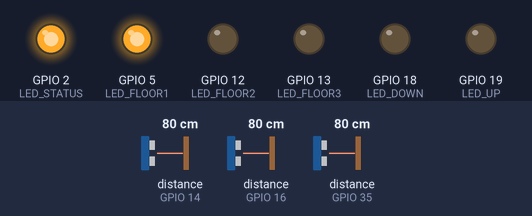
Recording of a sketch running on a simulated ESP32. Parts: output pins drawn as LEDs (lit = HIGH). Wiring (inferred from the names in the program): 3 × ultrasonic range finder: trigger GPIO 17, echo GPIO 16 / trigger GPIO 27, echo GPIO 14 / trigger GPIO 32, echo GPIO 35. Dashed ring = blinking. The test bench sets the inputs (shaded band); at power-on: distance to the obstacle (sensors on GPIO 14, GPIO 16, GPIO 35) 80 cm. The echo pulse lasts 58.3 µs per cm; WiFi joins after 1.5 s; servers stay silent unless stated; I2S audio is not simulated (input reads silence); pins used as bus, display or sensor lines are not drawn; what the sketch prints to the serial monitor is not drawn.

Above: at 4.2 s.
4.3 s: distance to the obstacle (sensor on GPIO 14) set to 8 cm
6.5 s: distance to the obstacle (sensor on GPIO 14) set to 5 cm
At 7.97 s:
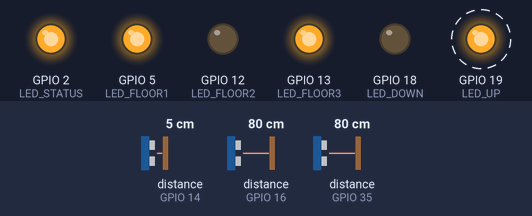
9.5 s: distance to the obstacle (sensor on GPIO 16) set to 8 cm
At 9.92 s:
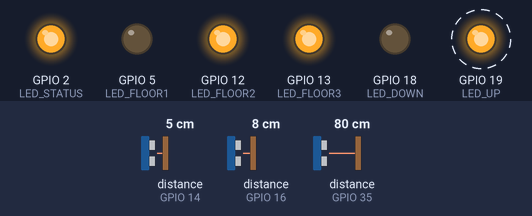
12.5 s: distance to the obstacle (sensor on GPIO 16) set to 5 cm
At 13.3 s:
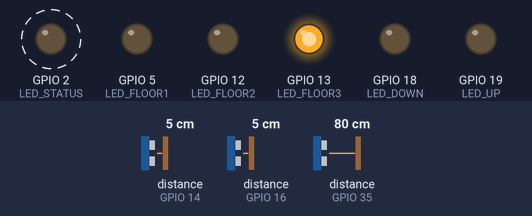
15.5 s: distance to the obstacle (sensor on GPIO 14) set to 9 cm
At 17.0 s:
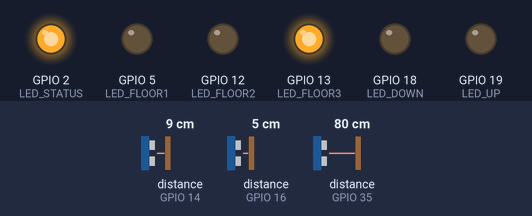
18.5 s: distance to the obstacle (sensor on GPIO 35) set to 251 cm
21.5 s: distance to the obstacle (sensor on GPIO 35) set to 260 cm
Timing chart, 0 to 41.7 s (numbered marks = the images above; inputs shaded):
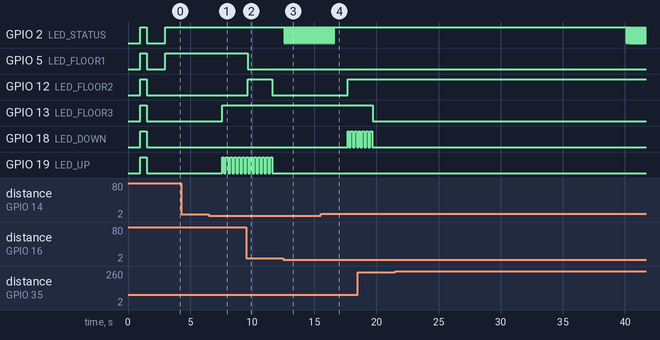

Measured:
- the behaviour switches between 7 and 6 cm on distance to the obstacle (sensor on GPIO 14) (found by bisection; images 0 and 1)
- the behaviour switches between 7 and 6 cm on distance to the obstacle (sensor on GPIO 16) (found by bisection; images 2 and 3)
- after the input at 4.3 s, every drawn part: stays the same
- after the input at 6.5 s, GPIO 13 (LED_FLOOR3): LOW → HIGH after 1.1 s; GPIO 19 (LED_UP): alternates HIGH for 0.16 s and LOW for 0.16 s, starting after 1.1 s
- after the input at 12.5 s, GPIO 2 (LED_STATUS): alternates HIGH for 0.06 s and LOW for 0.06 s, starting after 0.07 s
- after the input at 15.5 s, GPIO 2 (LED_STATUS): goes on until 16.6 s, then stays HIGH; GPIO 12 (LED_FLOOR2): LOW → HIGH after 2.2 s; GPIO 18 (LED_DOWN): LOW → HIGH after 2.2 s, then repeats every 0.32 s: LOW 0.16 s, HIGH 0.16 s
- after the input at 21.5 s, GPIO 2 (LED_STATUS): alternates HIGH for 0.06 s and LOW for 0.06 s, starting after 18.6 s

The sketch:

esp32_elevator_simulator.ino
```cpp
/*
 * ESP32 Elevator Simulator - Final Unified Version
 * ====================================================
 * Whisper STT API + Anti-Conflict Hover Sensor Logic.
 * Sensor detection window strictly set to 1cm - 5cm.
 */

#include <WiFi.h>
#include <HTTPClient.h>
#include <ArduinoJson.h>
#include <driver/i2s.h>
#include <freertos/FreeRTOS.h>
#include <freertos/task.h>
#include <freertos/queue.h>

// ==================== CONFIGURATION ====================
const char* WIFI_SSID       = "potatoserver";
const char* WIFI_PASSWORD   = "12345678";

// Ensure this IP matches your laptop's current hotspot IP!
const char* SPEECH_API_URL  = "http:// <enter ur respective IP> :8080/api/speech";
const char* COMMAND_API_URL = "http:// <enter ur respective IP> :8080/api/command";

// ==================== PIN DEFINITIONS ====================
#define SENSOR1_TRIG  32
#define SENSOR1_ECHO  35
#define SENSOR2_TRIG  17
#define SENSOR2_ECHO  16
#define SENSOR3_TRIG  27
#define SENSOR3_ECHO  14

#define I2S_WS   25
#define I2S_SCK  26
#define I2S_SD   33

#define LED_FLOOR1  5
#define LED_FLOOR2  12
#define LED_FLOOR3  13
#define LED_UP      19
#define LED_DOWN    18
#define LED_STATUS  2

// ==================== CONSTANTS ====================
// Fixed Sensor Window as requested
#define SENSOR_MIN_DIST_CM        1
#define SENSOR_MAX_DIST_CM        5
#define HOVER_TIME             1000   // 1 sec hover to trigger
#define CONFLICT_BLINK_TIME    2000   // 2s warning blink

#define FLOOR_TRAVEL_TIME_MS   2000
#define FLOOR_DOOR_TIME_MS     3000
#define API_TIMEOUT_MS        30000
#define WIFI_RECONNECT_MS     10000

// I2S Configuration
#define I2S_PORT           I2S_NUM_0
#define I2S_BUFFER_SAMPLES      256
#define AUDIO_SAMPLE_RATE     16000
#define AUDIO_CAPTURE_SEC         2
#define AUDIO_BUF_SAMPLES  (AUDIO_SAMPLE_RATE * AUDIO_CAPTURE_SEC)

#define WAKE_ENERGY_THRESH      800
#define WAKE_MIN_MS             150
#define WAKE_MAX_MS            1000
#define WAKE_GAP_MS             200
#define WAKE_COOLDOWN_MS       2000

#define CMD_SILENCE_MS         1500
#define CMD_MIN_MS              200
#define CMD_MAX_MS             4000
#define VAD_FRAME_SAMPLES       160

// ==================== ENUMS ====================
enum LiftState  { LIFT_IDLE, LIFT_MOVING_UP, LIFT_MOVING_DOWN, LIFT_ARRIVED };
enum Direction  { DIRECTION_NONE, DIRECTION_UP, DIRECTION_DOWN };

// ==================== GLOBALS ====================
volatile LiftState currentLiftState = LIFT_IDLE;
volatile int       currentFloor     = 1;
volatile Direction currentDirection = DIRECTION_NONE;

QueueHandle_t      floorQueue;
bool               activeRequests[3] = {false, false, false}; // LED tracking

// Advanced Sensor Globals
bool conflictActive = false;
unsigned long conflictEnd = 0;
int activeSensor = -1;
unsigned long hoverStart = 0;
bool sensorLocked[3] = {false, false, false};

// System Globals
bool     isRecording      = false;
int16_t* audioBuffer      = nullptr;
size_t   audioBufferCount = 0;
bool          wifiConnected = false;
unsigned long lastWifiCheck = 0;

// ==================== SETUP ====================
void setup() {
  Serial.begin(115200);
  delay(1000);

  Serial.println("\n========================================");
  Serial.println("  ESP32 Elevator - Final Unified v5.0  ");
  Serial.println("========================================");

  floorQueue = xQueueCreate(10, sizeof(int));

  size_t bufBytes = AUDIO_BUF_SAMPLES * sizeof(int16_t);
  if (psramFound()) { audioBuffer = (int16_t*)ps_malloc(bufBytes); }
  else { audioBuffer = (int16_t*)malloc(bufBytes); }

  if (!audioBuffer) {
    Serial.println("FATAL: audio buffer alloc failed!");
    while (true) delay(1000);
  }

  // Explicit pin assignment to prevent hardware mapping bugs
  pinMode(SENSOR1_TRIG, OUTPUT); pinMode(SENSOR1_ECHO, INPUT);
  pinMode(SENSOR2_TRIG, OUTPUT); pinMode(SENSOR2_ECHO, INPUT);
  pinMode(SENSOR3_TRIG, OUTPUT); pinMode(SENSOR3_ECHO, INPUT);

  int allLeds[] = {LED_FLOOR1, LED_FLOOR2, LED_FLOOR3, LED_UP, LED_DOWN, LED_STATUS};
  for (int pin : allLeds) { pinMode(pin, OUTPUT); digitalWrite(pin, HIGH); }
  delay(500);
  for (int pin : allLeds) { digitalWrite(pin, LOW); }

  currentFloor = 1;
  currentLiftState = LIFT_IDLE;

  // I2S Setup
  i2s_config_t cfg = {
    .mode                 = (i2s_mode_t)(I2S_MODE_MASTER | I2S_MODE_RX),
    .sample_rate          = AUDIO_SAMPLE_RATE,
    .bits_per_sample      = I2S_BITS_PER_SAMPLE_16BIT,
    .channel_format       = I2S_CHANNEL_FMT_ONLY_LEFT,
    .communication_format = I2S_COMM_FORMAT_STAND_I2S,
    .intr_alloc_flags     = ESP_INTR_FLAG_LEVEL1,
    .dma_buf_count        = 8,
    .dma_buf_len          = I2S_BUFFER_SAMPLES,
    .use_apll             = false,
    .tx_desc_auto_clear   = false,
    .fixed_mclk           = 0
  };
  i2s_pin_config_t pins = {
    .bck_io_num = I2S_SCK, .ws_io_num = I2S_WS, .data_out_num = I2S_PIN_NO_CHANGE, .data_in_num = I2S_SD
  };
  i2s_driver_install(I2S_PORT, &cfg, 0, NULL);
  i2s_set_pin(I2S_PORT, &pins);

  // WiFi Setup
  WiFi.mode(WIFI_STA);
  WiFi.begin(WIFI_SSID, WIFI_PASSWORD);
  Serial.print("Connecting to WiFi");
  int attempts = 0;
  while (WiFi.status() != WL_CONNECTED && attempts < 15) {
    delay(500); Serial.print("."); attempts++;
  }
  Serial.println();
  if (WiFi.status() == WL_CONNECTED) {
    wifiConnected = true;
    Serial.printf("WiFi connected! IP: %s\n", WiFi.localIP().toString().c_str());
  }

  // Create Tasks
  xTaskCreatePinnedToCore(audioTask,  "AudioTask",  8192, NULL, 2, NULL, 1);
  xTaskCreatePinnedToCore(sensorTask, "SensorTask", 4096, NULL, 2, NULL, 0);
  xTaskCreatePinnedToCore(liftTask,   "LiftTask",   4096, NULL, 3, NULL, 0);

  Serial.println("Tasks started. Say 'arise' to activate mic.\n");
}

// ==================== ADVANCED SENSOR LOGIC ====================
int getDistance(int trigPin, int echoPin) {
  digitalWrite(trigPin, LOW);  delayMicroseconds(2);
  digitalWrite(trigPin, HIGH); delayMicroseconds(10);
  digitalWrite(trigPin, LOW);
  long dur = pulseIn(echoPin, HIGH, 30000);
  if (dur == 0) return 999;
  return (int)(dur * 0.034 / 2.0);
}

void processFloorRequest(int floor) {
  if (floor < 1 || floor > 3) return;
  if (floor == currentFloor && currentLiftState == LIFT_IDLE) return;
  if (activeRequests[floor - 1]) return;

  activeRequests[floor - 1] = true;
  int f = floor;
  xQueueSend(floorQueue, &f, portMAX_DELAY);
  Serial.printf("[LIFT] Floor %d request queued\n", floor);
}

void readUltrasonicSensors() {
  if (conflictActive) {
    if (millis() >= conflictEnd) {
      conflictActive = false;
      Serial.println("Conflict cleared, ready again");
    }
    return;
  }

  const int trigs[3] = {SENSOR1_TRIG, SENSOR2_TRIG, SENSOR3_TRIG};
  const int echos[3] = {SENSOR1_ECHO, SENSOR2_ECHO, SENSOR3_ECHO};
  int distances[3];
  int activeCount = 0;

  for (int i = 0; i < 3; i++) {
    distances[i] = getDistance(trigs[i], echos[i]);
    // Uses the strictly requested 1 to 5cm window
    if (distances[i] >= SENSOR_MIN_DIST_CM && distances[i] <= SENSOR_MAX_DIST_CM) {
      activeCount++;
    }
  }

  if (activeCount > 1) {
    Serial.println("⚠️ Conflict: Multiple sensors detected! Rejecting input.");
    conflictActive = true;
    conflictEnd = millis() + CONFLICT_BLINK_TIME;
    return;
  }

  for (int i = 0; i < 3; i++) {
    if (sensorLocked[i] && (distances[i] < SENSOR_MIN_DIST_CM || distances[i] > SENSOR_MAX_DIST_CM)) {
      sensorLocked[i] = false;
    }
  }

  int closest = -1;
  int minDist = 999;
  for (int i = 0; i < 3; i++) {
    bool detected = (distances[i] >= SENSOR_MIN_DIST_CM && distances[i] <= SENSOR_MAX_DIST_CM);
    if (!sensorLocked[i] && detected && distances[i] < minDist) {
      minDist = distances[i];
      closest = i;
    }
  }

  if (closest == -1) {
    activeSensor = -1;
    hoverStart = 0;
    return;
  }

  if (activeSensor != closest) {
    activeSensor = closest;
    hoverStart = millis();
  }

  if (millis() - hoverStart >= HOVER_TIME) {
    int targetFloor = closest + 1;
    sensorLocked[closest] = true;
    Serial.printf("✅ Floor %d selected (ultrasonic) - Distance: %d cm\n", targetFloor, minDist);
    processFloorRequest(targetFloor);
  }
}

// ==================== LIFT & LED LOGIC ====================
void liftStateMachine() {
  static unsigned long stateStartTime = 0;
  static int targetFloor = 0;

  switch (currentLiftState) {
    case LIFT_IDLE:
      if (uxQueueMessagesWaiting(floorQueue) > 0) {
        xQueueReceive(floorQueue, &targetFloor, portMAX_DELAY);
        if (targetFloor > currentFloor) {
          currentLiftState = LIFT_MOVING_UP;
          currentDirection = DIRECTION_UP;
        } else if (targetFloor < currentFloor) {
          currentLiftState = LIFT_MOVING_DOWN;
          currentDirection = DIRECTION_DOWN;
        }
        stateStartTime = millis();
      }
      break;

    case LIFT_MOVING_UP:
    case LIFT_MOVING_DOWN:
      if (millis() - stateStartTime >= FLOOR_TRAVEL_TIME_MS) {
        currentFloor += (currentLiftState == LIFT_MOVING_UP) ? 1 : -1;

        if (currentFloor == targetFloor) {
          currentLiftState = LIFT_ARRIVED;
          currentDirection = DIRECTION_NONE;
          activeRequests[currentFloor - 1] = false;
          Serial.printf("[LIFT] Arrived at Floor %d\n", currentFloor);
        }
        stateStartTime = millis();
      }
      break;

    case LIFT_ARRIVED:
      if (millis() - stateStartTime >= FLOOR_DOOR_TIME_MS) {
        currentLiftState = LIFT_IDLE;
      }
      break;
  }
}

void updateLiftLEDs() {
  unsigned long now = millis();

  // Status LED: Fast blink on conflict, solid when recording/wifi
  if (conflictActive) {
    static unsigned long lastConflictBlink = 0;
    if (now - lastConflictBlink >= 50) {
      lastConflictBlink = now;
      digitalWrite(LED_STATUS, !digitalRead(LED_STATUS));
    }
  } else {
    digitalWrite(LED_STATUS, isRecording ? HIGH : (wifiConnected ? HIGH : LOW));
  }

  // Floor LEDs: On if we are at the floor OR it is requested
  digitalWrite(LED_FLOOR1, (currentFloor == 1 || activeRequests[0]) ? HIGH : LOW);
  digitalWrite(LED_FLOOR2, (currentFloor == 2 || activeRequests[1]) ? HIGH : LOW);
  digitalWrite(LED_FLOOR3, (currentFloor == 3 || activeRequests[2]) ? HIGH : LOW);

  // Direction LEDs: Blink when moving
  static bool dirBlinkState = false;
  static unsigned long lastDirBlink = 0;

  if (now - lastDirBlink >= 150) {
     dirBlinkState = !dirBlinkState;
     lastDirBlink = now;
  }

  if (currentLiftState == LIFT_IDLE || currentLiftState == LIFT_ARRIVED) {
     digitalWrite(LED_UP, LOW); digitalWrite(LED_DOWN, LOW);
  } else if (currentLiftState == LIFT_MOVING_UP) {
     digitalWrite(LED_UP, dirBlinkState); digitalWrite(LED_DOWN, LOW);
  } else if (currentLiftState == LIFT_MOVING_DOWN) {
     digitalWrite(LED_UP, LOW); digitalWrite(LED_DOWN, dirBlinkState);
  }
}

// ==================== VOICE & HTTP ====================
void processVoiceCommand(const char* text) {
  String cmd = String(text);
  cmd.toLowerCase();

  // Send data to python server
  HTTPClient http;
  http.begin(COMMAND_API_URL);
  http.addHeader("Content-Type", "application/json");
  StaticJsonDocument<256> doc;

  if (cmd.indexOf("floor 1") >= 0 || cmd.indexOf("first") >= 0 || cmd.indexOf("ground") >= 0) {
    processFloorRequest(1); doc["command"] = "floor_1";
  } else if (cmd.indexOf("floor 2") >= 0 || cmd.indexOf("second") >= 0) {
    processFloorRequest(2); doc["command"] = "floor_2";
  } else if (cmd.indexOf("floor 3") >= 0 || cmd.indexOf("third") >= 0 || cmd.indexOf("top") >= 0) {
    processFloorRequest(3); doc["command"] = "floor_3";
  }

  doc["currentFloor"] = currentFloor;
  String body; serializeJson(doc, body);
  if (wifiConnected) http.POST(body);
}

void parseSpeechResponse(const String& response) {
  StaticJsonDocument<512> doc;
  if (!deserializeJson(doc, response)) {
    const char* status = doc["status"];
    const char* text   = doc["text"];
    if (status && strcmp(status, "success") == 0 && text && strlen(text) > 0) {
      Serial.printf("\n>>> Whisper heard: \"%s\" <<<\n\n", text);
      processVoiceCommand(text);
    }
  }
}

bool sendAudioToServer() {
  if (!wifiConnected) return false;
  uint32_t dataSize = audioBufferCount * sizeof(int16_t);
  uint32_t fileSize = dataSize + 36;
  size_t totalSize = 44 + dataSize;
  uint8_t* wavData = (uint8_t*)(psramFound() ? ps_malloc(totalSize) : malloc(totalSize));

  uint8_t hdr[44] = {
    'R','I','F','F', (uint8_t)fileSize,(uint8_t)(fileSize>>8),(uint8_t)(fileSize>>16),(uint8_t)(fileSize>>24),
    'W','A','V','E','f','m','t',' ', 16,0,0,0, 1,0, 1,0,
    (uint8_t)AUDIO_SAMPLE_RATE,(uint8_t)(AUDIO_SAMPLE_RATE>>8),0,0,
    (uint8_t)(AUDIO_SAMPLE_RATE*2),(uint8_t)((AUDIO_SAMPLE_RATE*2)>>8),0,0, 2,0, 16,0,
    'd','a','t','a', (uint8_t)dataSize,(uint8_t)(dataSize>>8),(uint8_t)(dataSize>>16),(uint8_t)(dataSize>>24)
  };
  memcpy(wavData, hdr, 44);
  memcpy(wavData + 44, audioBuffer, dataSize);

  HTTPClient http;
  http.begin(SPEECH_API_URL);
  http.addHeader("Content-Type", "audio/wav");
  int code = http.POST(wavData, totalSize);
  free(wavData);
  if (code > 0) { parseSpeechResponse(http.getString()); return true; }
  return false;
}

// ==================== FREERTOS TASKS ====================
void audioTask(void* parameter) {
  Serial.println("[MIC] Audio task started - say 'arise' to activate");
  enum AudioState { IDLE, WAKE_HOLD, RECORDING, SENDING };
  AudioState state = IDLE;
  int16_t frame[VAD_FRAME_SAMPLES];

  unsigned long burstStartMs   = 0;
  unsigned long lastVoicedMs   = 0;
  unsigned long recordStartMs  = 0;
  unsigned long lastWakeMs     = 0;
  unsigned long lastPrintMs    = 0;
  unsigned long lastRecPrintMs = 0;

  while (1) {
    size_t bytesRead = 0;
    // Proper 20ms FreeRTOS tick delay to prevent task starvation
    i2s_read(I2S_PORT, frame, VAD_FRAME_SAMPLES * sizeof(int16_t), &bytesRead, 20 / portTICK_PERIOD_MS);
    int n = bytesRead / sizeof(int16_t);
    if (n <= 0) { vTaskDelay(5 / portTICK_PERIOD_MS); continue; }

    int64_t sum = 0;
    for (int i = 0; i < n; i++) sum += (int64_t)frame[i] * frame[i];
    int32_t rms = (int32_t)sqrt((double)sum / n);
    bool voiced = (rms > WAKE_ENERGY_THRESH);
    unsigned long now = millis();

    switch (state) {
      case IDLE:
        // Print energy bar every 500ms so you can see mic is alive
        if (now - lastPrintMs > 500) {
          lastPrintMs = now;
          int bars = min((int)(rms / 80), 25);
          char bar[27] = {0};
          for (int b = 0; b < bars; b++) bar[b] = '|';
          const char* hint = (rms > WAKE_ENERGY_THRESH * 0.5 && rms < WAKE_ENERGY_THRESH) ? " <- louder" : "";
          Serial.printf("[MIC] Listening  rms=%-5d [%-25s]%s\n", rms, bar, hint);
        }

        if (voiced && (now - lastWakeMs > WAKE_COOLDOWN_MS)) {
          burstStartMs = lastVoicedMs = now; state = WAKE_HOLD;
        }
        break;

      case WAKE_HOLD:
        if (voiced) lastVoicedMs = now;
        if (now - lastVoicedMs > WAKE_GAP_MS) {
          unsigned long burstLen = lastVoicedMs - burstStartMs;
          if (burstLen >= WAKE_MIN_MS && burstLen <= WAKE_MAX_MS) {
            Serial.println("\n[MIC] 'arise' detected! Speak command...");
            audioBufferCount = 0; isRecording = true;
            recordStartMs = lastVoicedMs = lastWakeMs = lastRecPrintMs = now;
            state = RECORDING;
          } else { state = IDLE; }
        }
        break;

      case RECORDING:
        {
          int canStore = min((size_t)n, (size_t)(AUDIO_BUF_SAMPLES - audioBufferCount));
          if (canStore > 0) {
            memcpy(audioBuffer + audioBufferCount, frame, canStore * sizeof(int16_t));
            audioBufferCount += canStore;
          }
          if (voiced) lastVoicedMs = now;
          unsigned long elapsed = now - recordStartMs;

          // Print recording progress
          if (now - lastRecPrintMs > 400) {
            lastRecPrintMs = now;
            int bars = min((int)(rms / 80), 25);
            char bar[27] = {0};
            for (int b = 0; b < bars; b++) bar[b] = '|';
            Serial.printf("[MIC] Recording %4lums  rms=%-5d [%-25s]\n", elapsed, rms, bar);
          }

          if ((now - lastVoicedMs >= CMD_SILENCE_MS && elapsed >= CMD_MIN_MS) ||
              elapsed >= CMD_MAX_MS || audioBufferCount >= AUDIO_BUF_SAMPLES - 1) {
            isRecording = false;
            Serial.println("[MIC] Sending to Whisper...");
            state = SENDING;
          }
        }
        break;

      case SENDING:
        if (audioBufferCount > (size_t)(AUDIO_SAMPLE_RATE * CMD_MIN_MS / 1000)) sendAudioToServer();
        audioBufferCount = 0;
        state = IDLE;
        break;
    }
    vTaskDelay(1 / portTICK_PERIOD_MS);
  }
}

void sensorTask(void* parameter) {
  while (1) {
    readUltrasonicSensors();
    vTaskDelay(50 / portTICK_PERIOD_MS);
  }
}

void liftTask(void* parameter) {
  while (1) {
    liftStateMachine();
    updateLiftLEDs();
    vTaskDelay(20 / portTICK_PERIOD_MS);
  }
}

// ==================== MAIN LOOP (FIXED WIFI LOGIC) ====================
void loop() {
  if (millis() - lastWifiCheck >= WIFI_RECONNECT_MS) {
    lastWifiCheck = millis();
    if (WiFi.status() != WL_CONNECTED) {
      Serial.println("WiFi lost - reconnecting...");
      wifiConnected = false;

      // Explicitly disconnect and reset mode before begin() to prevent crash
      WiFi.disconnect(true);
      delay(500);
      WiFi.mode(WIFI_STA);
      delay(100);

      WiFi.begin(WIFI_SSID, WIFI_PASSWORD);

      int attempts = 0;
      while (WiFi.status() != WL_CONNECTED && attempts < 10) {
        delay(500);
        Serial.print(".");
        attempts++;
      }
      Serial.println();

      if (WiFi.status() == WL_CONNECTED) {
        wifiConnected = true;
        Serial.printf("WiFi back! IP: %s\n", WiFi.localIP().toString().c_str());
      } else {
        Serial.println("Reconnect failed - will retry");
      }
    }
  }
  vTaskDelay(100 / portTICK_PERIOD_MS);
}
```
